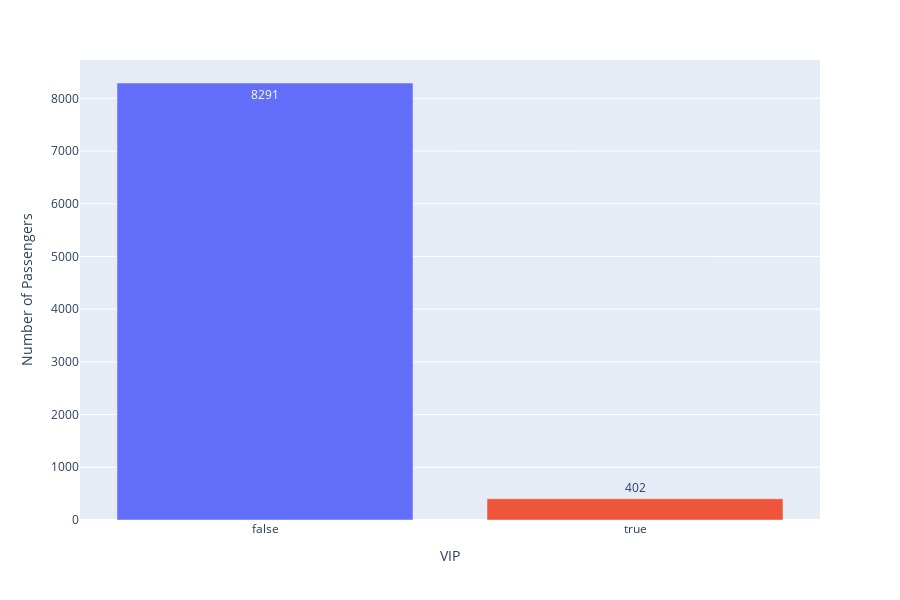

Source (notebook cell):
### Markdown cell above
### VIP

### Code cell
plot_categorical_values(training_data, "VIP")

### Figure 1 — Plotly figure (JSON) as saved in the notebook; plotly's stock layout.template omitted (floating-point values rounded to 4 significant figures)
{"data": [{"alignmentgroup": "True", "hovertemplate": "VIP=%{x}<br>count=%{y}<extra></extra>", "legendgroup": "False", "marker": {"color": "#636efa", "pattern": {"shape": ""}}, "name": "False", "offsetgroup": "False", "orientation": "v", "showlegend": true, "textposition": "auto", "texttemplate": "%{y}", "type": "bar", "x": [false], "xaxis": "x", "y": [8291], "yaxis": "y"}, {"alignmentgroup": "True", "hovertemplate": "VIP=%{x}<br>count=%{y}<extra></extra>", "legendgroup": "True", "marker": {"color": "#EF553B", "pattern": {"shape": ""}}, "name": "True", "offsetgroup": "True", "orientation": "v", "showlegend": true, "textposition": "auto", "texttemplate": "%{y}", "type": "bar", "x": [true], "xaxis": "x", "y": [402], "yaxis": "y"}], "layout": {"barmode": "relative", "height": 600, "legend": {"title": {"text": "VIP"}, "tracegroupgap": 0}, "margin": {"t": 60}, "showlegend": false, "width": 900, "xaxis": {"anchor": "y", "categoryarray": [false, true], "categoryorder": "array", "domain": [0, 1], "title": {"text": "VIP"}}, "yaxis": {"anchor": "x", "domain": [0, 1], "title": {"text": "Number of Passengers"}}}}
